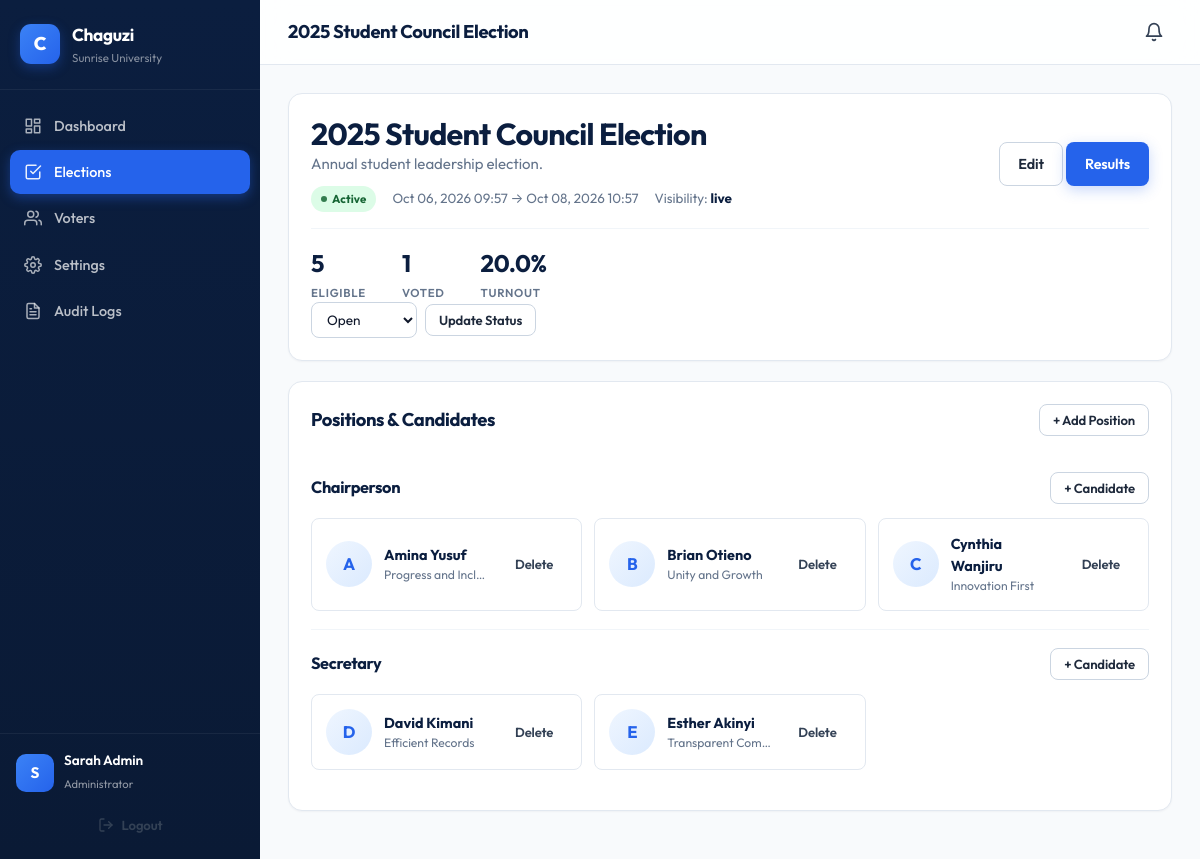
The app's page /admin/elections/1 (signed in) with its own data.
### models/organization.py (models this page shows, shortened)
class Organization(db.Model):
    __tablename__ = 'organizations'
    id = db.Column(db.Integer, primary_key=True)
    name = db.Column(db.String(200), nullable=False, unique=True, index=True)
    slug = db.Column(db.String(220), nullable=False, unique=True, index=True)
    org_type = db.Column(db.String(50), nullable=False, default='school')
    logo = db.Column(db.String(300))
    email = db.Column(db.String(150), nullable=False)
    phone = db.Column(db.String(50))
    location = db.Column(db.String(200))
    registration_number = db.Column(db.String(100))
    description = db.Column(db.Text)
    voter_id_required = db.Column(db.Boolean, default=True)
    voter_id_label = db.Column(db.String(50), default='Membership ID')
    allow_public_results = db.Column(db.Boolean, default=False)
    default_result_visibility = db.Column(db.String(20), default='after_close')
    is_active = db.Column(db.Boolean, default=True)
    created_at = db.Column(db.DateTime, default=datetime.utcnow)
    updated_at = db.Column(db.DateTime, default=datetime.utcnow, onupdate=datetime.utcnow)
    users = db.relationship('User', backref='organization', lazy='dynamic',
                            cascade='all, delete-orphan')
    elections = db.relationship('Election', backref='organization', lazy='dynamic',
                                cascade='all, delete-orphan')

### models/user.py (models this page shows, shortened)
class User(UserMixin, db.Model):
    __tablename__ = 'users'
    id = db.Column(db.Integer, primary_key=True)
    organization_id = db.Column(db.Integer, db.ForeignKey('organizations.id'),
                                 nullable=False, index=True)
    role = db.Column(db.String(20), nullable=False, default='voter', index=True)
    full_name = db.Column(db.String(150), nullable=False)
    email = db.Column(db.String(150), nullable=False, index=True)
    phone = db.Column(db.String(50))
    voter_id = db.Column(db.String(100), index=True)  # membership/student/employee ID
    password_hash = db.Column(db.String(255), nullable=False)
    is_active = db.Column(db.Boolean, default=True)
    is_approved = db.Column(db.Boolean, default=True)
    last_login = db.Column(db.DateTime)
    last_login_ip = db.Column(db.String(50))
    failed_login_attempts = db.Column(db.Integer, default=0)
    locked_until = db.Column(db.DateTime)
    created_at = db.Column(db.DateTime, default=datetime.utcnow)
    updated_at = db.Column(db.DateTime, default=datetime.utcnow, onupdate=datetime.utcnow)
    votes = db.relationship('Vote', backref='voter', lazy='dynamic',
                            foreign_keys='Vote.voter_id')
    notifications = db.relationship('Notification', backref='user', lazy='dynamic',
                                     cascade='all, delete-orphan')
    audit_logs = db.relationship('AuditLog', backref='actor', lazy='dynamic',
                                  foreign_keys='AuditLog.actor_id')
    __table_args__ = (
        db.UniqueConstraint('organization_id', 'email', name='uq_org_email'),
        db.UniqueConstraint('organization_id', 'voter_id', name='uq_org_voter_id'),
    )
    @property
    def is_admin(self):
        return self.role == 'admin'

### models/election.py (models this page shows, shortened)
class Election(db.Model):
    __tablename__ = 'elections'
    id = db.Column(db.Integer, primary_key=True)
    organization_id = db.Column(db.Integer, db.ForeignKey('organizations.id'),
                                 nullable=False, index=True)
    name = db.Column(db.String(200), nullable=False)
    description = db.Column(db.Text)
    election_type = db.Column(db.String(50), default='general')
    start_date = db.Column(db.DateTime, nullable=False)
    end_date = db.Column(db.DateTime, nullable=False)
    result_visibility = db.Column(db.String(20), default='after_close')
    status = db.Column(db.String(20), default='draft', index=True)
    allow_vote_correction = db.Column(db.Boolean, default=False)
    eligible_group = db.Column(db.String(150), default='all')
    announced_at = db.Column(db.DateTime)
    announced_by = db.Column(db.Integer, db.ForeignKey('users.id'))
    is_finalized = db.Column(db.Boolean, default=False)
    created_by = db.Column(db.Integer, db.ForeignKey('users.id'), nullable=False)
    created_at = db.Column(db.DateTime, default=datetime.utcnow)
    updated_at = db.Column(db.DateTime, default=datetime.utcnow, onupdate=datetime.utcnow)
    positions = db.relationship('Position', backref='election', lazy='dynamic',
                                 cascade='all, delete-orphan',
                                 order_by='Position.order_index')
    votes = db.relationship('Vote', backref='election', lazy='dynamic',
                            cascade='all, delete-orphan')
    @property
    def effective_status(self):
        now = datetime.utcnow()
        if self.status == 'announced':
            return 'announced'
        if self.status == 'closed':
            return 'closed'
        if self.status == 'draft':
            return 'draft'
        if now < self.start_date:
            return 'scheduled'
        if now > self.end_date:
            return 'closed'
        return 'active'
    def total_voters_who_voted(self):
        from models.vote import Vote
        return db.session.query(Vote.voter_id).filter_by(
            election_id=self.id
        ).distinct().count()
    def total_eligible_voters(self):
        from models.user import User
        return User.query.filter_by(
            organization_id=self.organization_id,
            role='voter',
            is_active=True,
            is_approved=True
        ).count()

### models/position.py (models this page shows, shortened)
class Position(db.Model):
    __tablename__ = 'positions'
    id = db.Column(db.Integer, primary_key=True)
    election_id = db.Column(db.Integer, db.ForeignKey('elections.id'),
                             nullable=False, index=True)
    title = db.Column(db.String(150), nullable=False)
    description = db.Column(db.Text)
    max_selections = db.Column(db.Integer, default=1)  # Reserved for future; enforced to 1
    order_index = db.Column(db.Integer, default=0)
    created_at = db.Column(db.DateTime, default=datetime.utcnow)
    candidates = db.relationship('Candidate', backref='position', lazy='dynamic',
                                  cascade='all, delete-orphan',
                                  order_by='Candidate.order_index')

### models/candidate.py (models this page shows, shortened)
class Candidate(db.Model):
    __tablename__ = 'candidates'
    id = db.Column(db.Integer, primary_key=True)
    position_id = db.Column(db.Integer, db.ForeignKey('positions.id'),
                             nullable=False, index=True)
    organization_id = db.Column(db.Integer, db.ForeignKey('organizations.id'),
                                 nullable=False, index=True)
    name = db.Column(db.String(150), nullable=False)
    photo = db.Column(db.String(300))
    description = db.Column(db.Text)
    manifesto = db.Column(db.Text)
    identifier = db.Column(db.String(100))
    extra_info = db.Column(db.Text)
    order_index = db.Column(db.Integer, default=0)
    is_active = db.Column(db.Boolean, default=True)
    created_at = db.Column(db.DateTime, default=datetime.utcnow)
    updated_at = db.Column(db.DateTime, default=datetime.utcnow, onupdate=datetime.utcnow)

### routes/admin.py (the view)
@admin_bp.route('/elections/<int:election_id>')
def election_detail(election_id):
    election = Election.query.filter_by(
        id=election_id, organization_id=current_user.organization_id).first_or_404()
    total_voted = election.total_voters_who_voted()
    total_eligible = election.total_eligible_voters()
    turnout = round((total_voted / total_eligible) * 100, 1) if total_eligible else 0
    return render_template('admin/election_detail.html',
                           election=election,
                           total_voted=total_voted,
                           total_eligible=total_eligible,
                           turnout=turnout)

### routes/admin.py (called while the page is built)
@admin_bp.before_request
@login_required
@admin_required
def before_admin():
    pass

### templates/admin/election_detail.html (shortened to what this page needs)
{% extends "base.html" %}
{% block page_title %}{{ election.name }}{% endblock %}
{% block body_class %}admin{% endblock %}
{% block content %}
<div class="detail-header panel">
    <div class="row-space">
        <div>
            <h1>{{ election.name }}</h1>
            <p class="muted">{{ election.description or '' }}</p>
            <div class="meta-row">
                <span class="badge badge-{{ election.effective_status }}">{{ election.effective_status }}</span>
                <span>{{ election.start_date.strftime('%b %d, %Y %H:%M') }} → {{ election.end_date.strftime('%b %d, %Y %H:%M') }}</span>
                <span>Visibility: <strong>{{ election.result_visibility }}</strong></span>
            </div>
        </div>
        <div class="detail-actions">
            <a href="{{ url_for('admin.election_edit', election_id=election.id) }}" class="btn btn-outline">Edit</a>
            <a href="{{ url_for('admin.election_results', election_id=election.id) }}" class="btn btn-primary">Results</a>
        </div>
    </div>
    <div class="stat-row">
        <div class="mini-stat"><strong>{{ total_eligible }}</strong><span>Eligible</span></div>
        <div class="mini-stat"><strong>{{ total_voted }}</strong><span>Voted</span></div>
        <div class="mini-stat"><strong>{{ turnout }}%</strong><span>Turnout</span></div>
    </div>
    <div class="status-actions">
        <form method="POST" action="{{ url_for('admin.election_status', election_id=election.id) }}" class="inline-form">
            <select name="status">
                <option value="active" {{ 'selected' if election.status=='active' }}>Open</option>
            </select>
            <button class="btn btn-outline btn-sm">Update Status</button>
        </form>
    </div>
</div>
<div class="panel">
    <div class="panel-header row-space">
        <h2>Positions & Candidates</h2>
        <button class="btn btn-outline btn-sm" onclick="document.getElementById('addPositionModal').classList.add('open')">+ Add Position</button>
    </div>
    {% if election.positions.count() == 0 %}
    <div class="empty-state">
        <h3>No positions yet</h3>
        <p>Add a position (e.g. President, Secretary) to start adding candidates.</p>
    </div>
    {% else %}
        {% for pos in election.positions %}
        <div class="position-block">
            <div class="row-space">
                <h3>{{ pos.title }}</h3>
                <button class="btn btn-sm btn-outline"
                        onclick="openAddCandidate({{ pos.id }}, '{{ pos.title|e }}')">+ Candidate</button>
            </div>
            <div class="candidate-grid">
                {% for c in pos.candidates %}
                <div class="candidate-card" data-id="{{ c.id }}">
                    <div class="cand-photo">
                        {% if c.photo %}
                            <img src="{{ url_for('static', filename=c.photo) }}" alt="{{ c.name }}">
                        {% else %}
                            <span>{{ c.name[0]|upper }}</span>
                        {% endif %}
                    </div>
                    <div class="cand-info">
                        <strong>{{ c.name }}</strong>
                        <small>{{ c.description or '' }}</small>
                    </div>
                    <div class="cand-actions">
                        <button class="btn btn-sm btn-ghost"
                                onclick="deleteCandidate({{ c.id }})">Delete</button>
                    </div>
                </div>
                {% else %}
                <p class="empty">No candidates yet.</p>
                {% endfor %}
            </div>
        </div>
        {% endfor %}
    {% endif %}
</div>
{% endblock %}

### templates/base.html (shortened to what this page needs)
<!DOCTYPE html>
<html lang="en">
<head>
    <link rel="stylesheet" href="{{ url_for('static', filename='css/style.css') }}">
</head>
<body class="{% block body_class %}{% endblock %}">
    {% if current_user.is_authenticated %}
    <div class="app-layout">
        <aside class="sidebar" id="sidebar">
            <div class="sidebar-brand">
                <div class="brand-mark">C</div>
                <div class="brand-text">
                    <strong>Chaguzi</strong>
                    <small>{{ current_user.organization.name[:22] }}</small>
                </div>
            </div>
            <nav class="sidebar-nav">
                {% if current_user.is_admin %}
                    <a href="{{ url_for('admin.dashboard') }}" class="nav-item {{ 'active' if request.endpoint == 'admin.dashboard' }}">
                        <svg class="nav-icon" viewBox="0 0 24 24" fill="none" stroke="currentColor" stroke-width="2" stroke-linecap="round" stroke-linejoin="round"><rect x="3" y="3" width="7" height="9"/><rect x="14" y="3" width="7" height="5"/><rect x="14" y="12" width="7" height="9"/><rect x="3" y="16" width="7" height="5"/></svg>
                        <span>Dashboard</span>
                    </a>
                    <a href="{{ url_for('admin.elections') }}" class="nav-item {{ 'active' if request.endpoint and request.endpoint.startswith('admin.election') }}">
                        <svg class="nav-icon" viewBox="0 0 24 24" fill="none" stroke="currentColor" stroke-width="2" stroke-linecap="round" stroke-linejoin="round"><path d="M9 11l3 3L22 4"/><path d="M21 12v7a2 2 0 0 1-2 2H5a2 2 0 0 1-2-2V5a2 2 0 0 1 2-2h11"/></svg>
                        <span>Elections</span>
                    </a>
                    <a href="{{ url_for('admin.voters') }}" class="nav-item {{ 'active' if request.endpoint == 'admin.voters' }}">
                        <svg class="nav-icon" viewBox="0 0 24 24" fill="none" stroke="currentColor" stroke-width="2" stroke-linecap="round" stroke-linejoin="round"><path d="M17 21v-2a4 4 0 0 0-4-4H5a4 4 0 0 0-4 4v2"/><circle cx="9" cy="7" r="4"/><path d="M23 21v-2a4 4 0 0 0-3-3.87"/><path d="M16 3.13a4 4 0 0 1 0 7.75"/></svg>
                        <span>Voters</span>
                    </a>
                    <a href="{{ url_for('admin.settings') }}" class="nav-item {{ 'active' if request.endpoint == 'admin.settings' }}">
                        <span>Settings</span>
                    </a>
                    <a href="{{ url_for('admin.audit_logs') }}" class="nav-item {{ 'active' if request.endpoint == 'admin.audit_logs' }}">
                        <span>Audit Logs</span>
                    </a>
                {% endif %}
            </nav>
            <div class="sidebar-footer">
                <div class="user-mini">
                    <div class="avatar">{{ current_user.full_name[0]|upper }}</div>
                    <div class="user-mini-info">
                        <strong>{{ current_user.full_name }}</strong>
                        <small>{{ 'Administrator' if current_user.is_admin else 'Voter' }}</small>
                    </div>
                </div>
                <a href="{{ url_for('auth.logout') }}" class="btn btn-ghost btn-sm btn-block">
                    <svg viewBox="0 0 24 24" fill="none" stroke="currentColor" stroke-width="2" stroke-linecap="round" stroke-linejoin="round" style="width:16px;height:16px;"><path d="M9 21H5a2 2 0 0 1-2-2V5a2 2 0 0 1 2-2h4"/><polyline points="16 17 21 12 16 7"/><line x1="21" y1="12" x2="9" y2="12"/></svg>
                    Logout
                </a>
            </div>
        </aside>
        <div class="main-area">
            <header class="topbar">
                <div class="topbar-title">{% block page_title %}Dashboard{% endblock %}</div>
                <div class="topbar-right">
                    <button class="notif-bell" id="notifBell" aria-label="Notifications">
                        <svg viewBox="0 0 24 24" fill="none" stroke="currentColor" stroke-width="2" stroke-linecap="round" stroke-linejoin="round"><path d="M18 8A6 6 0 0 0 6 8c0 7-3 9-3 9h18s-3-2-3-9"/><path d="M13.73 21a2 2 0 0 1-3.46 0"/></svg>
                    </button>
                </div>
            </header>
            <main class="content">
                {% block content %}{% endblock %}
            </main>
        </div>
    </div>
    {% else %}
        {% block public_content %}{% endblock %}
    {% endif %}
</body>
</html>

### records on screen
Organization: organization "Sunrise University"
User: full_name "S", full_name "Sarah Admin", role "Administrator"
Election: name "2025 Student Council Election", description "Annual student leadership election.", effective_status "Active", start_date "Oct 06, 2026 09:57", end_date "Oct 08, 2026 10:57", result_visibility "live"
Position: title "Chairperson"
Candidate: name "A", name "Amina Yusuf", description "Progress and Incl…"
Candidate: name "B", name "Brian Otieno", description "Unity and Growth"
Candidate: name "C", name "Cynthia Wanjiru", description "Innovation First"
Position: title "Secretary"
Candidate: name "D", name "David Kimani", description "Efficient Records"
Candidate: name "E", name "Esther Akinyi", description "Transparent Com…"

### other values on screen
{{ total_eligible }} "5"
{{ total_voted }} "1"
{{ turnout }} "20.0"
